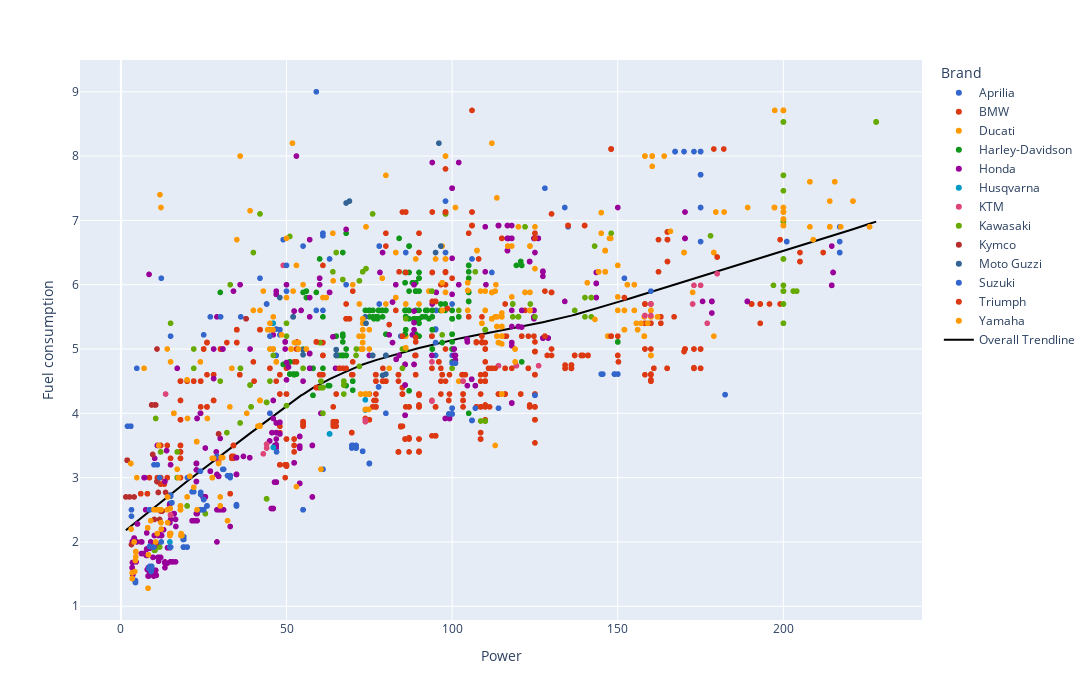

Write notebook code for a chart like this one.
### Code cell
fig = px.scatter(
    df, x="Power", y="Fuel consumption", color="Brand",
    width=1200, height=700,
    trendline= "lowess", trendline_scope="overall", trendline_color_override="black",
    color_discrete_sequence=px.colors.qualitative.G10, hover_name="Model")
fig.show()

### Figure 1 — Plotly figure (JSON) as saved in the notebook; plotly's stock layout.template omitted (floating-point values rounded to 4 significant figures; data arrays with more than 128 entries replaced by an {"elided": "..."} marker saying what was removed)
{"data": [{"hovertemplate": "<b>%{hovertext}</b><br><br>Brand=Aprilia <br>Power=%{x}<br>Fuel consumption=%{y}<extra></extra>", "hovertext": ["Aprilia Dorsoduro 900", "Aprilia Dorsoduro 900", "Aprilia ETX 125", "Aprilia Moto 6.5", "Aprilia Pegaso 650", "Aprilia Pegaso 650", "Aprilia RS 125", "Aprilia RS 125", "Aprilia RS 125 GP Replica", "Aprilia RS 125 GP Replica ", "Aprilia RS 250", "Aprilia RS 50", "Aprilia RS 50", "Aprilia RS 50", "Aprilia RS 660", "Aprilia RS 660", "Aprilia RS 660 35kW", "Aprilia RS 660 35kW", "Aprilia RS 660 Limited", "Aprilia RSV Mille", "Aprilia RSV4", "Aprilia RSV4", "Aprilia RSV4 1100 Factory", "Aprilia RSV4 1100 Factory", "Aprilia RSV4 1100 Factory", "Aprilia RSV4 Factory", "Aprilia RSV4 RR 1000", "Aprilia RX 125", "Aprilia RX 125", "Aprilia RX 50", "Aprilia RX 50", "Aprilia RX 50", "Aprilia RX 50 Factory", "Aprilia RX 50 Factory", "Aprilia RX 50 Factory", "Aprilia RX 50 Factory", "Aprilia SL 750 Shiver", "Aprilia SR 50 MT", "Aprilia SX 125", "Aprilia SX 50", "Aprilia SX 50", "Aprilia SX 50", "Aprilia SX 50", "Aprilia SX 50 Factory", "Aprilia SX 50 Factory", "Aprilia SX 50 Factory", "Aprilia SX 50 Factory", "Aprilia SX 50 Factory", "Aprilia SXR 50", "Aprilia SXR 50", "Aprilia Scarabeo 50 Classic 2T", "Aprilia Scarabeo 50 Street 2T", "Aprilia Shiver 900", "Aprilia Shiver 900", "Aprilia Shiver 900", "Aprilia Shiver 900 35kW", "Aprilia Tuareg 660", "Aprilia Tuono 125", "Aprilia Tuono 125", "Aprilia Tuono 660", "Aprilia Tuono 660 Factory", "Aprilia Tuono V4 ", "Aprilia Tuono V4 ", "Aprilia Tuono V4 1100 Factory", "Aprilia Tuono V4 1100 Factory", "Aprilia Tuono V4 1100 Factory", "Aprilia Tuono V4 1100 RR", "Aprilia Tuono V4 1100 RR", "Aprilia Tuono V4 1100 RR", "Aprilia Tuono V4 1100 RR", "Aprilia Tuono V4 1100 RR", "Aprilia Tuono V4 1100 RR", "Aprilia Tuono V4 Factory", "Aprilia Tuono V4 R ABS", "Aprilia Tuono V4 R APRC", "Aprilia Tuono V4 R APRC", "Aprilia Tuono V4 R APRC"], "legendgroup": "Aprilia ", "marker": {"color": "#3366CC", "symbol": "circle"}, "mode": "markers", "name": "Aprilia ", "showlegend": true, "type": "scattergl", "x": [95.2, 95.2, 12.2, 42, 48, 49, 15, 14.8, 15, 15, 55, null, null, null, 100, 100, 46.9, 46.9, 100, 128, 217, 217, 217, 217, 217, 217, 201, 15, 15, null, null, null, null, null, null, null, 95, 2, 15, null, null, null, null, null, null, null, null, null, 3.2, 3.2, 3, 3, 95, 95, 95, 46.9, 80, 15, 15, 95, 100, 175, 175, 201, 175, 175, 173, 175, 175, 175, 201, 175, 175, 170, 167.3, 167.3, 167.3], "xaxis": "x", "y": [5.6, 5.6, 6.1, 6.1, 5.22, 6.7, 5.2, 2.6, 2.6, 2.71, 6.6, 2.48, 2.48, 2.49, 4.08, 4.08, 4.9, 4.9, 4.08, 7.5, 6.5, 6.9, 6.67, 6.5, 6.5, 6.5, 6.67, 2.73, 2.6, 2.96, 3.14, 2.5, 2.96, 2.96, 2.96, 2.96, 5.1, 3.8, 2.6, 3.14, 3.14, 3.14, 3.14, 3.14, 3.14, 3.14, 3.14, 3.14, 2.5, 2.4, 3.8, 3.8, 5.3, 5.31, 5.31, 5.31, 4, 2.71, 2.6, 4.9, 4.9, 7.71, 7.2, 6.67, 6.67, 7.71, 8.07, 8.07, 8.07, 8.07, 6.67, 7.71, 7.2, 8.07, 8.07, 8.07, 8.07], "yaxis": "y"}, {"hovertemplate": "<b>%{hovertext}</b><br><br>Brand=BMW <br>Power=%{x}<br>Fuel consumption=%{y}<extra></extra>", "hovertext": {"elided": "630 str values"}, "legendgroup": "BMW ", "marker": {"color": "#DC3912", "symbol": "circle"}, "mode": "markers", "name": "BMW ", "showlegend": true, "type": "scattergl", "x": {"elided": "630 float values"}, "xaxis": "x", "y": {"elided": "630 float values"}, "yaxis": "y"}, {"hovertemplate": "<b>%{hovertext}</b><br><br>Brand=Ducati <br>Power=%{x}<br>Fuel consumption=%{y}<extra></extra>", "hovertext": {"elided": "148 str values"}, "legendgroup": "Ducati ", "marker": {"color": "#FF9900", "symbol": "circle"}, "mode": "markers", "name": "Ducati ", "showlegend": true, "type": "scattergl", "x": {"elided": "148 float values"}, "xaxis": "x", "y": {"elided": "148 float values"}, "yaxis": "y"}, {"hovertemplate": "<b>%{hovertext}</b><br><br>Brand=Harley-Davidson <br>Power=%{x}<br>Fuel consumption=%{y}<extra></extra>", "hovertext": {"elided": "579 str values"}, "legendgroup": "Harley-Davidson ", "marker": {"color": "#109618", "symbol": "circle"}, "mode": "markers", "name": "Harley-Davidson ", "showlegend": true, "type": "scattergl", "x": {"elided": "579 float values"}, "xaxis": "x", "y": {"elided": "579 float values"}, "yaxis": "y"}, {"hovertemplate": "<b>%{hovertext}</b><br><br>Brand=Honda <br>Power=%{x}<br>Fuel consumption=%{y}<extra></extra>", "hovertext": {"elided": "775 str values"}, "legendgroup": "Honda ", "marker": {"color": "#990099", "symbol": "circle"}, "mode": "markers", "name": "Honda ", "showlegend": true, "type": "scattergl", "x": {"elided": "775 float values"}, "xaxis": "x", "y": {"elided": "775 float values"}, "yaxis": "y"}, {"hovertemplate": "<b>%{hovertext}</b><br><br>Brand=Husqvarna <br>Power=%{x}<br>Fuel consumption=%{y}<extra></extra>", "hovertext": ["Husqvarna 701 Enduro", "Husqvarna 701 Supermoto", "Husqvarna FE 250", "Husqvarna FE 250", "Husqvarna FE 350", "Husqvarna FE 350", "Husqvarna FE 350 Rockstar", "Husqvarna FE 450", "Husqvarna FE 450", "Husqvarna FE 501", "Husqvarna FE 501", "Husqvarna FE 501s", "Husqvarna FE 501s", "Husqvarna FS 450", "Husqvarna Svartpilen 125", "Husqvarna TE 250i", "Husqvarna TE 250i", "Husqvarna TE 300i", "Husqvarna TE 300i", "Husqvarna TE 300i Rockstar", "Husqvarna TE 610 E"], "legendgroup": "Husqvarna ", "marker": {"color": "#0099C6", "symbol": "circle"}, "mode": "markers", "name": "Husqvarna ", "showlegend": true, "type": "scattergl", "x": [73.8, 73.8, 46, 46, null, null, null, 63, 63, null, null, null, null, 63, 14.8, null, null, null, null, null, 46], "xaxis": "x", "y": [4.21, 4.05, 3.47, 3.47, 3.83, 3.83, 3.83, 3.68, 3.68, 3.62, 3.62, 3.62, 3.62, 3.68, 2, 2.55, 2.55, 2.79, 2.79, 2.79, 5.4], "yaxis": "y"}, {"hovertemplate": "<b>%{hovertext}</b><br><br>Brand=KTM <br>Power=%{x}<br>Fuel consumption=%{y}<extra></extra>", "hovertext": ["KTM 1090 Adventure", "KTM 1090 Adventure R", "KTM 125 Duke", "KTM 125 Duke", "KTM 125 Duke", "KTM 125 Duke", "KTM 1290 Super Adventure R", "KTM 1290 Super Adventure R", "KTM 1290 Super Adventure S", "KTM 1290 Super Adventure S", "KTM 1290 Super Duke GT", "KTM 1290 Super Duke GT", "KTM 1290 Super Duke GT", "KTM 1290 Super Duke R", "KTM 1290 Super Duke RR", "KTM 150 EXC TPI", "KTM 150 EXC TPI", "KTM 150 EXC TPI", "KTM 250 Duke", "KTM 250 EXC TPI", "KTM 250 EXC TPI Six Days", "KTM 250 EXC TPI Six Days", "KTM 250 EXC TPI Six Days", "KTM 250 XC-W TPI", "KTM 250 XC-W TPI", "KTM 300 EXC TPI", "KTM 300 EXC TPI", "KTM 300 EXC TPI Erzbergrodeo", "KTM 300 EXC TPI Erzbergrodeo", "KTM 300 EXC TPI Six Days", "KTM 300 EXC TPI Six Days", "KTM 300 EXC TPI Six Days", "KTM 300 XC-W TPI", "KTM 300 XC-W TPI", "KTM 350 EXC-F", "KTM 350 EXC-F", "KTM 350 EXC-F", "KTM 350 EXC-F", "KTM 350 EXC-F", "KTM 350 EXC-F Factory", "KTM 350 EXC-F Wess", "KTM 350 XC-F", "KTM 350 XC-F", "KTM 350 XC-F Kailub Russell", "KTM 390 Adventure", "KTM 450 EXC-F", "KTM 450 EXC-F", "KTM 450 EXC-F", "KTM 450 EXC-F", "KTM 450 EXC-F", "KTM 450 EXC-F Six Days", "KTM 450 EXC-F Six Days", "KTM 450 EXC-F Six Days", "KTM 450 SMR", "KTM 450 SMR", "KTM 500 EXC-F ", "KTM 500 EXC-F ", "KTM 500 EXC-F ", "KTM 500 EXC-F Six Days", "KTM 500 EXC-F Six Days", "KTM 500 EXC-F Six days", "KTM 500 XCF-W ", "KTM 500 XCF-W ", "KTM 690 Enduro R", "KTM 690 Enduro R", "KTM 690 SMC R", "KTM 690 SMC R", "KTM 790 Adventure", "KTM 790 Adventure R ", "KTM 890 Adventure ", "KTM 890 Adventure L", "KTM 890 Adventure R", "KTM 890 Adventure R Rally", "KTM 890 Duke ", "KTM 890 Duke L", "KTM 890 Duke R", "KTM 890 Duke R", "KTM Freeride 250 F", "KTM Freeride 250 F", "KTM LC4 640 Enduro", "KTM RC 125", "KTM RC 125", "KTM RC 390", "KTM RC 390", "KTM RC 390", "KTM RC 8C", "KTM Sting 125"], "legendgroup": "KTM ", "marker": {"color": "#DD4477", "symbol": "circle"}, "mode": "markers", "name": "KTM ", "showlegend": true, "type": "scattergl", "x": [123.4, 158.2, 15, 15, 15, 15, 158.2, 158.2, 160, 160, 173, 175, 172.6, 180, 177, null, null, null, 29.5, null, null, null, null, null, null, null, null, null, null, null, null, null, null, null, null, null, null, null, null, null, null, null, null, null, 43, null, null, null, null, null, null, null, null, null, null, null, null, null, null, null, null, null, null, 73.8, 73.8, 73.8, 73.8, 93.9, 93.9, 103.3, 103.3, 103.3, 103.3, 114, 93.9, 119.4, 119.4, null, null, 49, 15, 15, 44, 44, 44, 126.1, 13.5], "xaxis": "x", "y": [5.6, 5.52, 2.42, 2.42, 2.42, 2.42, 5.52, 5.52, 5.52, 5.7, 5.99, 5.99, 5.7, 6.17, 5.4, 2.62, 2.62, 2.62, 3.24, 2.55, 2.55, 2.55, 2.55, 2.55, 2.55, 2.79, 2.79, 2.79, 2.79, 2.79, 2.79, 2.79, 2.79, 2.79, 3.77, 3.77, 3.83, 3.83, 3.83, 3.83, 3.83, 3.83, 3.83, 3.83, 3.37, 3.55, 3.55, 3.68, 3.68, 3.68, 3.68, 3.68, 3.68, 3.68, 3.68, 3.62, 3.62, 3.62, 3.62, 3.62, 3.62, 3.62, 3.62, 3.9, 4.3, 3.87, 3.87, 4.19, 4.19, 4.5, 4.5, 4.5, 4.5, 4.74, 4.8, 4.74, 4.74, 3, 3, 6.3, 2.42, 2.42, 3.52, 3.52, 3.46, 4.74, 4.3], "yaxis": "y"}, {"hovertemplate": "<b>%{hovertext}</b><br><br>Brand=Kawasaki <br>Power=%{x}<br>Fuel consumption=%{y}<extra></extra>", "hovertext": {"elided": "189 str values"}, "legendgroup": "Kawasaki ", "marker": {"color": "#66AA00", "symbol": "circle"}, "mode": "markers", "name": "Kawasaki ", "showlegend": true, "type": "scattergl", "x": {"elided": "189 float values"}, "xaxis": "x", "y": {"elided": "189 float values"}, "yaxis": "y"}, {"hovertemplate": "<b>%{hovertext}</b><br><br>Brand=Kymco <br>Power=%{x}<br>Fuel consumption=%{y}<extra></extra>", "hovertext": ["Kymco Agility 125", "Kymco Agility 125", "Kymco Agility 125", "Kymco Agility 50", "Kymco Agility 50", "Kymco Agility 50", "Kymco Agility 50", "Kymco Agility 50", "Kymco Agility 50", "Kymco Agility Carry", "Kymco CK1 125", "Kymco Compagno 110i", "Kymco Compagno 110i", "Kymco DJ 50 S", "Kymco Like 150i", "Kymco Like 200i", "Kymco Like 200i", "Kymco Like 200i", "Kymco Like 200i", "Kymco Like 200i", "Kymco Like 200i LX", "Kymco Like 200i LX", "Kymco People 150", "Kymco People 150", "Kymco People GT 300i", "Kymco People GT 300i", "Kymco People S 200", "Kymco People S 250", "Kymco Pulsar 125 LX", "Kymco Quannon 150", "Kymco Sento 50", "Kymco Spade 150", "Kymco Spade 150i", "Kymco Sting 50", "Kymco Super 8 150", "Kymco Super 8 150R", "Kymco Super 8 150X", "Kymco Super 8 150X", "Kymco Super 8 150X", "Kymco Super 8 150X", "Kymco Super 8 50R", "Kymco Super 8 50X", "Kymco Super 8 50X", "Kymco Super 8 50X", "Kymco Xciting 500 RI ABS", "Kymco Xciting 500i ABS", "Kymco Yager GT 125", "Kymco Zing 125"], "legendgroup": "Kymco ", "marker": {"color": "#B82E2E", "symbol": "circle"}, "mode": "markers", "name": "Kymco ", "showlegend": true, "type": "scattergl", "x": [9.3, 9.3, 9.3, null, null, 1.9, 1.9, 1.9, null, 2.6, 10.3, 9.6, 9.6, 3.2, 13.5, 10.9, 10.9, 10.9, 11.3, 11.3, 10.9, 10.9, null, null, 29.5, 29.5, null, null, 10.1, null, 4, 12.5, 12, 1.5, null, 10.3, 10.3, 10.3, 10.5, 10.5, 1.9, 1.9, 1.9, 1.9, 37.8, 37.8, 11.7, 10.9], "xaxis": "x", "y": [4.13, 4.13, 4.13, 2.7, 2.7, 3.27, 3.27, 3.27, 2.7, 2.7, 1.96, 3.36, 3.36, 1.96, 2.77, 2.94, 2.94, 2.94, 2.77, 2.77, 2.94, 2.94, 2.8, 2.8, 3.68, 3.68, 3.14, 3.31, 2.35, 3.36, 2.7, 2.48, 2.48, 2.7, 3.14, 4.13, 4.13, 4.13, 4.13, 4.13, 3.27, 3.27, 3.27, 3.27, 5.47, 5.47, 2.35, 5], "yaxis": "y"}, {"hovertemplate": "<b>%{hovertext}</b><br><br>Brand=Moto Guzzi <br>Power=%{x}<br>Fuel consumption=%{y}<extra></extra>", "hovertext": ["Moto Guzzi 850 T", "Moto Guzzi California EV", "Moto Guzzi California EV", "Moto Guzzi California Touring 1400", "Moto Guzzi MGX-21  1400", "Moto Guzzi Nevada 750 Club", "Moto Guzzi Quota 1100 ES", "Moto Guzzi V10 Centauro", "Moto Guzzi V7 III Carbon", "Moto Guzzi V7 III Carbon", "Moto Guzzi V7 III Limited", "Moto Guzzi V7 Special 850", "Moto Guzzi V7 Stone Centenario", "Moto Guzzi V7III Special", "Moto Guzzi V85 TT", "Moto Guzzi V85 TT", "Moto Guzzi V85 TT", "Moto Guzzi V85 TT Aventure", "Moto Guzzi V85 TT Centenario", "Moto Guzzi V85 TT Guardia dOnore", "Moto Guzzi V85 TT Premium Graphics", "Moto Guzzi V85 TT Travel", "Moto Guzzi V85 TT Travel", "Moto Guzzi V85 TT Travel", "Moto Guzzi V9 Bobber", "Moto Guzzi V9 Bobber", "Moto Guzzi V9 Bobber 850", "Moto Guzzi V9 Bobber Centenario", "Moto Guzzi V9 Bobber Sport", "Moto Guzzi V9 Roamer", "Moto Guzzi V9 Roamer", "Moto Guzzi V9 Roamer 850"], "legendgroup": "Moto Guzzi ", "marker": {"color": "#316395", "symbol": "circle"}, "mode": "markers", "name": "Moto Guzzi ", "showlegend": true, "type": "scattergl", "x": [68, 74, 73.8, 96, 96.6, 48, 69, 95, 52, 52, 52, 65, 65, 52, 80, 80, 76, 79, 76, 76, 80, 80, 80, 76, 55, 65, 65, 65, 55, 55, 65, 65], "xaxis": "x", "y": [7.27, 5.4, 5.5, 8.2, 6.6, 5.8, 7.3, 6.5, 5.5, 5.5, 5.5, 4.9, 4.9, 5.5, 4.61, 4.9, 4.9, 4.59, 4.9, 4.9, 4.9, 4.9, 4.9, 4.9, 4.99, 4.99, 4.9, 4.9, 4.91, 4.99, 4.99, 4.9], "yaxis": "y"}, {"hovertemplate": "<b>%{hovertext}</b><br><br>Brand=Suzuki <br>Power=%{x}<br>Fuel consumption=%{y}<extra></extra>", "hovertext": {"elided": "267 str values"}, "legendgroup": "Suzuki ", "marker": {"color": "#3366CC", "symbol": "circle"}, "mode": "markers", "name": "Suzuki ", "showlegend": true, "type": "scattergl", "x": {"elided": "267 float values"}, "xaxis": "x", "y": {"elided": "267 float values"}, "yaxis": "y"}, {"hovertemplate": "<b>%{hovertext}</b><br><br>Brand=Triumph <br>Power=%{x}<br>Fuel consumption=%{y}<extra></extra>", "hovertext": {"elided": "367 str values"}, "legendgroup": "Triumph ", "marker": {"color": "#DC3912", "symbol": "circle"}, "mode": "markers", "name": "Triumph ", "showlegend": true, "type": "scattergl", "x": {"elided": "367 float values"}, "xaxis": "x", "y": {"elided": "367 float values"}, "yaxis": "y"}, {"hovertemplate": "<b>%{hovertext}</b><br><br>Brand=Yamaha <br>Power=%{x}<br>Fuel consumption=%{y}<extra></extra>", "hovertext": {"elided": "859 str values"}, "legendgroup": "Yamaha ", "marker": {"color": "#FF9900", "symbol": "circle"}, "mode": "markers", "name": "Yamaha ", "showlegend": true, "type": "scattergl", "x": {"elided": "859 float values"}, "xaxis": "x", "y": {"elided": "859 float values"}, "yaxis": "y"}, {"hovertemplate": "<b>LOWESS trendline</b><br><br>Power=%{x}<br>Fuel consumption=%{y} <b>(trend)</b><extra></extra>", "legendgroup": "Overall Trendline", "line": {"color": "black"}, "mode": "lines", "name": "Overall Trendline", "showlegend": true, "type": "scatter", "x": {"elided": "3008 float values"}, "xaxis": "x", "y": {"elided": "3008 float values"}, "yaxis": "y"}], "layout": {"height": 700, "legend": {"title": {"text": "Brand"}, "tracegroupgap": 0}, "margin": {"t": 60}, "width": 1200, "xaxis": {"anchor": "y", "domain": [0, 1], "title": {"text": "Power"}}, "yaxis": {"anchor": "x", "domain": [0, 1], "title": {"text": "Fuel consumption"}}}}
